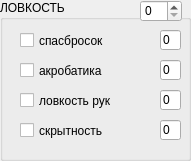
   <widget class="QGroupBox" name="power_2">
    <property name="geometry">
     <rect>
      <x>10</x>
      <y>360</y>
      <width>191</width>
      <height>161</height>
     </rect>
    </property>
    <property name="styleSheet">
     <string notr="true">gridline-color: rgb(255, 255, 255);</string>
    </property>
    <property name="title">
     <string>ЛОВКОСТЬ</string>
    </property>
    <widget class="QCheckBox" name="dexterity_savingroll">
     <property name="geometry">
      <rect>
       <x>20</x>
       <y>30</y>
       <width>141</width>
       <height>21</height>
      </rect>
     </property>
     <property name="text">
      <string>спасбросок</string>
     </property>
    </widget>
    <widget class="QSpinBox" name="dexterity">
     <property name="geometry">
      <rect>
       <x>140</x>
       <y>0</y>
       <width>42</width>
       <height>22</height>
      </rect>
     </property>
     <property name="minimum">
      <number>0</number>
     </property>
    </widget>
    <widget class="QCheckBox" name="acrobatics">
     <property name="geometry">
      <rect>
       <x>20</x>
       <y>60</y>
       <width>141</width>
       <height>21</height>
      </rect>
     </property>
     <property name="text">
      <string>акробатика</string>
     </property>
    </widget>
    <widget class="QCheckBox" name="prestidigitation">
     <property name="geometry">
      <rect>
       <x>20</x>
       <y>90</y>
       <width>141</width>
       <height>21</height>
      </rect>
     </property>
     <property name="text">
      <string>ловкость рук</string>
     </property>
    </widget>
    <widget class="QLineEdit" name="dexterity_savingroll_num">
     <property name="geometry">
      <rect>
       <x>160</x>
       <y>30</y>
       <width>21</width>
       <height>20</height>
      </rect>
     </property>
     <property name="text">
      <string>0</string>
     </property>
    </widget>
    <widget class="QLineEdit" name="acrobatics_num">
     <property name="geometry">
      <rect>
       <x>160</x>
       <y>60</y>
       <width>21</width>
       <height>20</height>
      </rect>
     </property>
     <property name="text">
      <string>0</string>
     </property>
    </widget>
    <widget class="QLineEdit" name="prestidigitation_num">
     <property name="geometry">
      <rect>
       <x>160</x>
       <y>90</y>
       <width>21</width>
       <height>20</height>
      </rect>
     </property>
     <property name="text">
      <string>0</string>
     </property>
    </widget>
    <widget class="QCheckBox" name="secrecy">
     <property name="geometry">
      <rect>
       <x>20</x>
       <y>120</y>
       <width>141</width>
       <height>21</height>
      </rect>
     </property>
     <property name="text">
      <string>скрытность</string>
     </property>
    </widget>
    <widget class="QLineEdit" name="secrecy_num">
     <property name="geometry">
      <rect>
       <x>160</x>
       <y>120</y>
       <width>21</width>
       <height>20</height>
      </rect>
     </property>
     <property name="text">
      <string>0</string>
     </property>
    </widget>
   </widget>
